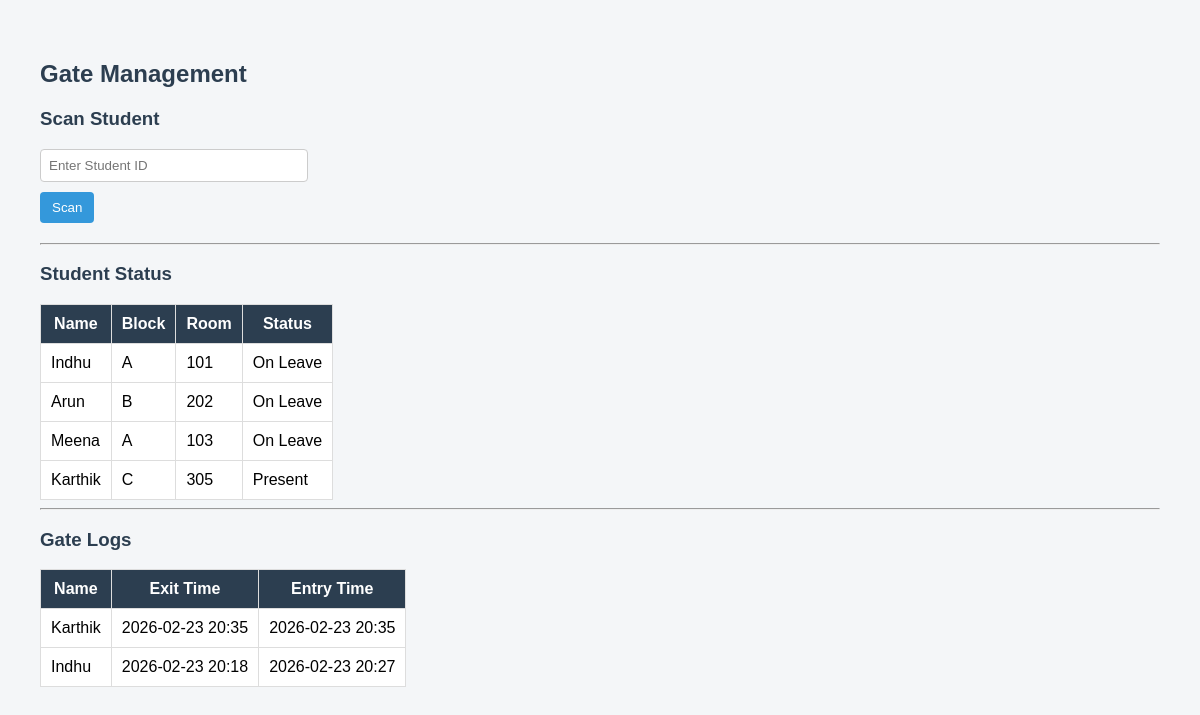
Screenshot of /gate with the database file from the repository.
### tables this page shows
CREATE TABLE students (
        id INTEGER PRIMARY KEY AUTOINCREMENT,
        name TEXT,
        parent_phone TEXT,
        block_no TEXT,
        room_no TEXT,
        status TEXT DEFAULT 'Present'
    );

CREATE TABLE gate_logs (
        id INTEGER PRIMARY KEY AUTOINCREMENT,
        student_id INTEGER,
        exit_time TEXT,
        entry_time TEXT
    );

### main.py (the view)
@app.get("/gate", response_class=HTMLResponse)
def gate_page(request: Request):
    conn = get_db()
    cursor = conn.cursor()
    cursor.execute("SELECT * FROM students ORDER BY id ASC")
    students = cursor.fetchall()
    cursor.execute("""
    SELECT gate_logs.*, students.name
    FROM gate_logs
    LEFT JOIN students ON gate_logs.student_id = students.id
    ORDER BY gate_logs.id DESC
    """)
    logs = cursor.fetchall()
    conn.close()
    return templates.TemplateResponse(
        "gate.html",
        {
            "request": request,
            "students": students,
            "logs": logs
        }
    )

### templates/gate.html (shortened to what this page needs)
<!DOCTYPE html>
<html>
<head>
    <link rel="stylesheet" href="/static/style.css">
</head>
<body>
<h2>Gate Management</h2>
<h3>Scan Student</h3>
<form method="post" action="/gate_action">
    <input type="number" name="student_id" placeholder="Enter Student ID" required>
    <button type="submit">Scan</button>
</form>
<hr>
<h3>Student Status</h3>
{% if students %}
<table border="1" cellpadding="10">
<tr>
    <th>Name</th>
    <th>Block</th>
    <th>Room</th>
    <th>Status</th>
</tr>
{% for student in students %}
<tr>
    <td>{{ student.name }}</td>
    <td>{{ student.block_no }}</td>
    <td>{{ student.room_no }}</td>
    <td>{{ student.status }}</td>
</tr>
{% endfor %}
</table>
{% endif %}
<hr>
<h3>Gate Logs</h3>
{% if logs %}
<table border="1" cellpadding="10">
<tr>
    <th>Name</th>
    <th>Exit Time</th>
    <th>Entry Time</th>
</tr>
{% for log in logs %}
<tr>
    <td>{{ log.name }}</td>
    <td>{{ log.exit_time }}</td>
    <td>{{ log.entry_time }}</td>
</tr>
{% endfor %}
</table>
{% else %}
<p>No gate activity yet.</p>
{% endif %}
</body>
</html>

### static/style.css (style rules this page uses)
body { font-family: Arial, sans-serif; padding: 40px; background-color: #f4f6f8; margin: 0; }
h2, h3 { color: #2c3e50; }
form { margin-bottom: 20px; }
textarea, input { display: block; margin: 10px 0; padding: 8px; width: 250px; border: 1px solid #ccc; border-radius: 4px; }
button { padding: 8px 12px; border: none; cursor: pointer; border-radius: 4px; background-color: #3498db; color: white; }
table { border-collapse: collapse; background: white; }
table th { background-color: #2c3e50; color: white; }
table th, table td { padding: 10px; border: 1px solid #ddd; }

### rows the page displays
students: name "Indhu", block_no "A", room_no "101", status "On Leave"
students: name "Arun", block_no "B", room_no "202", status "On Leave"
students: name "Meena", block_no "A", room_no "103", status "On Leave"
students: name "Karthik", block_no "C", room_no "305", status "Present"
gate_logs: name "Karthik", exit_time "2026-02-23 20:35", entry_time "2026-02-23 20:35"
gate_logs: name "Indhu", exit_time "2026-02-23 20:18", entry_time "2026-02-23 20:27"
